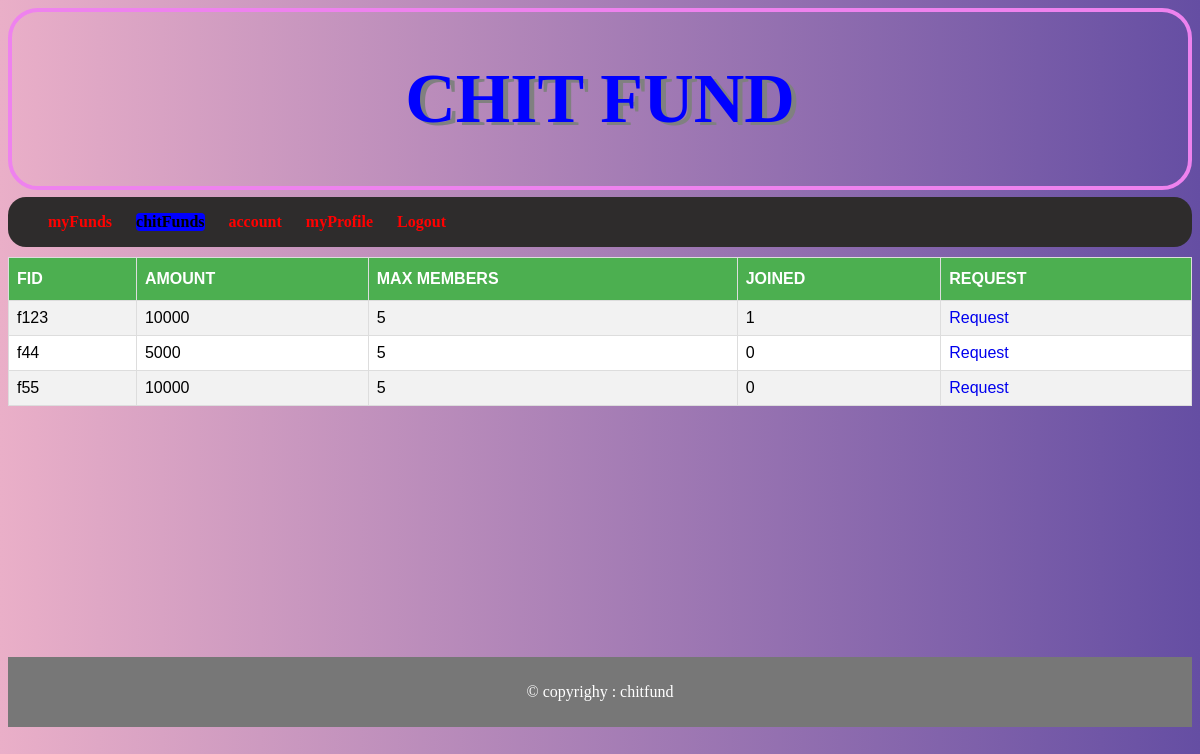
/cfund.php, run on the app's committed database.
### tables this page shows
CREATE TABLE `fund` (
  `fid` varchar(100) NOT NULL,
  `amount` varchar(100) NOT NULL,
  `totmembers` varchar(100) NOT NULL,
  `onmembers` varchar(100) NOT NULL,
  `nocalls` varchar(100) NOT NULL
);

### cfund.php (the view, shortened to what this page needs)
<?php
$uname=$_SESSION['uname'];
?>
<!DOCTYPE html>
<html>
<head>
	<link rel="stylesheet" type="text/css" href="style5.css">
</head>
<body>
	<header><h1>CHIT FUND</h1>
	</header>
  	<nav>
  		<ul>
  			<li><a href="chome.php">myFunds</a></li>
  			<li id='selected'>chitFunds</li>
  			<li><a href="caccount.php">account</a></li>
  			<li><a href="cprofile.php">myProfile</a></li>
  			<li><a href="logout.php">Logout</a></li>
  		</ul>
  	</nav>
<section>
	<table>
	<tr>
	<th>FID</th>
	<th>AMOUNT</th>
	<th>MAX MEMBERS</th>
	<th>JOINED</th>
	<th>REQUEST</th></tr>
	<?php
	$conn=mysqli_connect("localhost","root","","chitfund");
	$sql="SELECT f.* FROM fund f WHERE totmembers<>onmembers and not EXISTS (SELECT 1 FROM fmembers fm WHERE f.fid=fm.fid and fm.uname='$uname')";
	$result=$conn->query($sql);
	if($result->num_rows>0){
	while($row=$result->fetch_assoc()){
	echo "<tr><td>".$row["fid"]."</td><td>".$row["amount"]."</td><td>".$row["totmembers"]."</td><td>".$row["onmembers"]."</td><td><a href='request.php?fid=".$row['fid']."'>Request</a></td></tr>";
	}echo "</table>";}else{echo "<p>No new fund available</p>";}
	?>
</section>
<footer><p>&#169; copyrighy : chitfund</p></footer>
</body>
</html>

### style5.css (style rules this page uses)
header { font-size:35px; text-align:center; color:blue; text-shadow:5px 3px grey; border-radius:30px; border:4px solid violet; }
section { height:400px; }
table { font-family:Arial,Helvetica,sans-serif; border-collapse:collapse; width:100%; }
table td,table th { border:1px solid #ddd; padding:8px; }
table tr:nth-child(even) { background-color:#f2f2f2; }
table tr:nth-child(odd) { background-color:white; }
table th { padding-top:12px; padding-bottom:12px; text-align:left; background-color:#4CAF50; color:white; }
body { background:#eaafc8; background:-webkit-linear-gradient(to right,#eaafc8,#654ea3); background:linear-gradient(to right,#eaafc8,#654ea3); min-height:100vh; }
footer { background-color:#777; padding:10px; text-align:center; color:white; }
nav { background:#2e2c2c; font-weight:700; margin-bottom:10px; margin-top:7px; border-radius:18px; flex:1; display: flex; align-items: right; text-align: right; list-style-type: none; }
nav ul { text-align: right; }
nav ul li { display: inline-block; margin-right: 20px }
nav a { text-decoration: none; color: red }
#selected { border-radius:4px;background:blue; }
a { text-decoration:none; }

### data on the page
fund: fid "f123", amount "10000", totmembers "5", onmembers "1"
fund: fid "f44", amount "5000", totmembers "5", onmembers "0"
fund: fid "f55", amount "10000", totmembers "5", onmembers "0"
